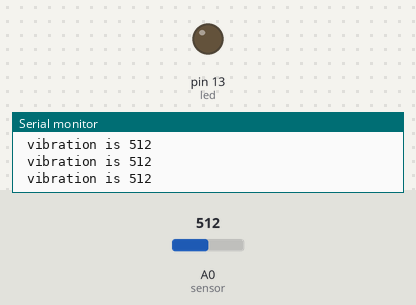
A sketch run on a simulated Arduino Uno, built with avr-gcc and run on an emulated ATmega328P. Shown: output pins drawn as LEDs (lit = HIGH), the last lines printed to the serial monitor. Inputs (shaded band) come from the test bench; at power-on: A0 (sensor) = 512.

Above: at 1.2 s.
1.3 s: A0 (sensor) set to 993
4.3 s: A0 (sensor) set to 1016
At 5.3 s:
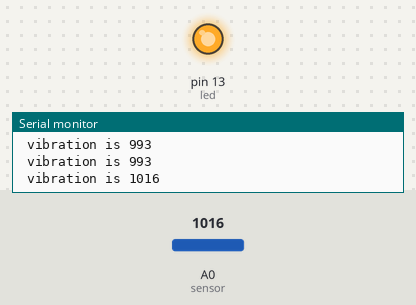
Timing chart, 0 to 7.3 s (numbered marks = the images above; inputs shaded):
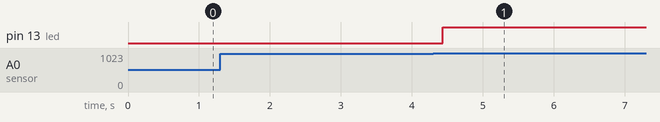

Measured:
- the behaviour switches between 1000 and 1001 on A0 (sensor) (found by bisection; images 0 and 1)
- after the input at 4.3 s, pin 13 (led): LOW → HIGH after 0.14 s

The sketch:

vibration_sensor.ino
```cpp
int led = 13;
int sensor = A0;
void setup()
{
 pinMode(led,OUTPUT);
 pinMode(sensor,INPUT);
 Serial.begin(9600);
}

void loop() {
  int sens = analogRead(sensor);
  Serial.print(" vibration is ");
  Serial.println(sens);
   delay(70);
   if(sens>1000)
   {
    digitalWrite(led,HIGH);
    delay(2000);

   }
else if(sens==0)
{
      digitalWrite(led,LOW);

}
else
{

}
}
```
